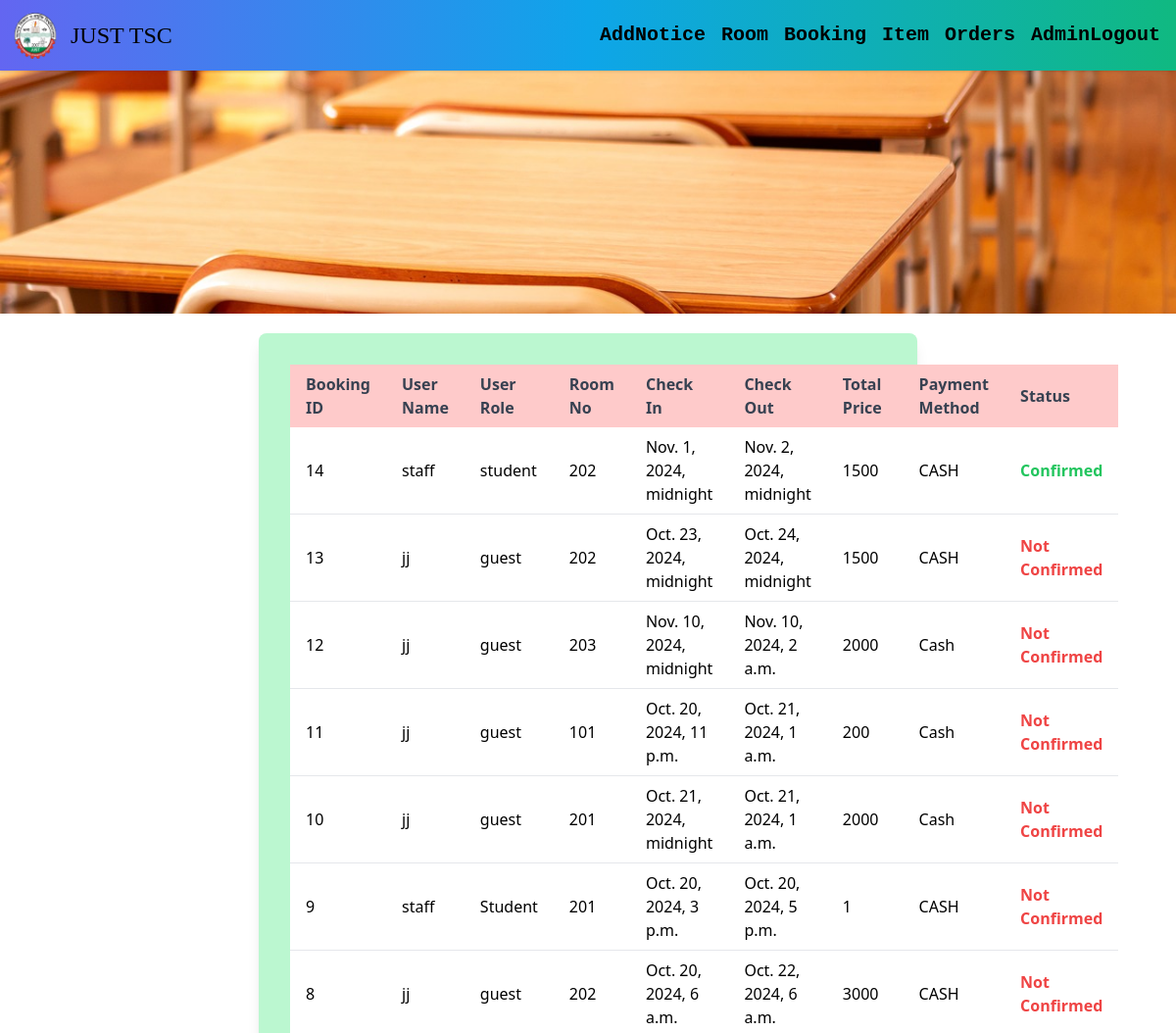
/user_booking_list (signed in, upper part), run on an earlier commit of the app's database.
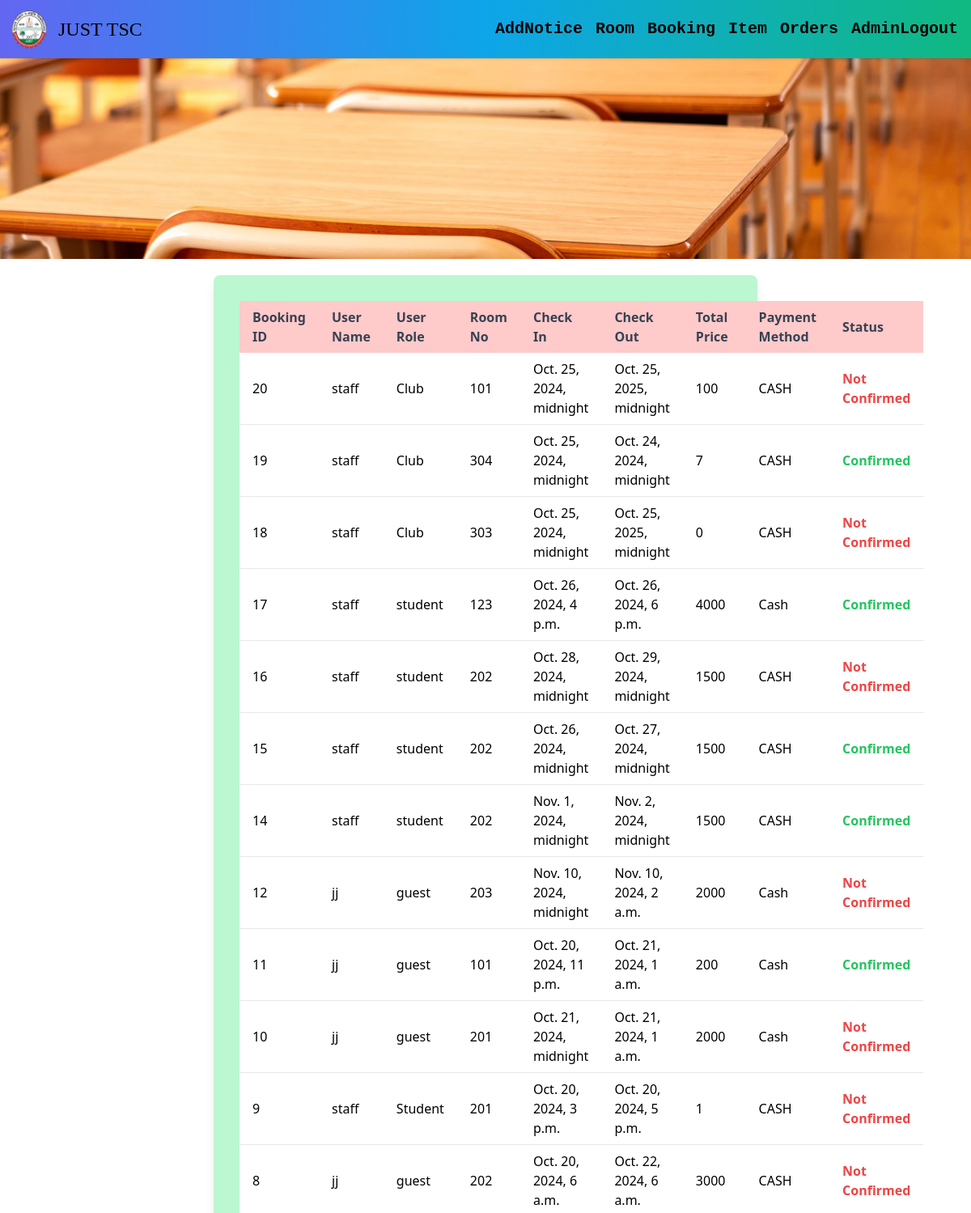
And on a later commit of the database.
### TSC/models.py (models this page shows, shortened)
class Booking(models.Model):
    PAYMENT_CHOICES = [
        ('CASH', 'CASH'),
        ('E-Payment', 'E-Payment'),
    ]
    booking_id = models.AutoField(primary_key=True)
    user=models.ForeignKey(settings.AUTH_USER_MODEL,on_delete=models.CASCADE)
    email = models.EmailField()
    room = models.ForeignKey(Room, on_delete=models.SET_NULL,null=True,blank=True)
    check_in=models.DateTimeField()
    check_out=models.DateTimeField()
    tot_price=models.IntegerField(default=0)
    payment_method = models.CharField(max_length=10, choices=PAYMENT_CHOICES, default='CASH')
    confirmed = models.IntegerField(default=0)
    role=models.CharField(max_length=10,default="Student")

class Room(models.Model):
    current_status=[
        ('Available for booking','Available for booking'),
        ('Not available currently','Not available currently'),
        ('Not for Booking','Not for booking'),
    ]
    room=models.CharField(max_length=50)
    roomtype = models.ForeignKey(Room_Type, on_delete=models.SET_NULL,null=True,blank=True)
    capacity=models.IntegerField(default=0)
    status = models.CharField(null=True,blank=True,max_length=50, choices=current_status)
    description=models.TextField(null=True,blank=True)
    img=models.FileField(upload_to='img')
    price=models.IntegerField(default=0)
    def __str__(self) -> str:
        return self.room

### TSC/views.py (the view)
# urls.py: path('user_booking_list',views.UserBookingList,name="user_booking_list"),
@custom_login_required
def UserBookingList(request):
    user=request.user
    booking_list=Booking.objects.all().order_by('-booking_id')
    return render(request,'user_booking_list.html',{'booking_list':booking_list})

### TSC/views.py (called while the page is built)
def custom_login_required(function=None, redirect_field_name='next', login_url=None):
    @wraps(function)
    def _wrapped_view(request, *args, **kwargs):
        if not request.user.is_authenticated:
            messages.info(request, "You need to log in first to access this page.")
            return redirect('login')
        return function(request, *args, **kwargs)
    return _wrapped_view

### templates/user_booking_list.html (shortened to what this page needs)
{% extends "image.html" %}
{% block first %}
<div class="container mx-auto mt-5 mb-20">
    <form class="w-full sm:max-w-lg md:max-w-2xl lg:max-w-10xl xl:max-w-6xl mx-auto bg-green-200 p-8 rounded-lg shadow-lg">
        <table class="w-full text-left table-auto">
            <thead>
                <tr class="bg-red-200 text-gray-700">
                    <th scope="col" class="px-4 py-2">Booking ID</th>
                    <th scope="col" class="px-4 py-2">User Name</th>
                    <th scope="col" class="px-4 py-2">User Role</th>
                    <th scope="col" class="px-4 py-2">Room No</th>
                    <th scope="col" class="px-4 py-2">Check In</th>
                    <th scope="col" class="px-4 py-2">Check Out</th>
                    <th scope="col" class="px-4 py-2">Total Price</th>
                    <th scope="col" class="px-4 py-2">Payment Method</th>
                    <th scope="col" class="px-4 py-2">Status</th>
                </tr>
            </thead>
            <tbody>
                {% for bl in booking_list %}
                <tr class="bg-white border-b border-gray-200">
                    <td class="px-4 py-2">{{ bl.booking_id }}</td>
                    <td class="px-4 py-2">{{ bl.user }}</td>
                    <td class="px-4 py-2">{{ bl.role }}</td>
                    <td class="px-4 py-2">{{ bl.room }}</td>
                    <td class="px-4 py-2">{{ bl.check_in }}</td>
                    <td class="px-4 py-2">{{ bl.check_out }}</td>
                    <td class="px-4 py-2">{{ bl.tot_price }}</td>
                    <td class="px-4 py-2">{{ bl.payment_method }}</td>
                    {% if bl.confirmed == 1 %}
                        <td class="px-4 py-2 text-green-500 font-semibold">Confirmed</td>
                    {% else %}
                        <td class="px-4 py-2 text-red-500 font-semibold">Not Confirmed</td>
                    {% endif %}
                </tr>
                {% endfor %}
            </tbody>
        </table>
    </form>
</div>
{% endblock %}

What changed in the data, as far as the page shows it:
removed Booking: booking_id "13", user "jj", role "guest", room "202", check_in "Oct. 23, 2024, midnight", check_out "Oct. 24, 2024, midnight", tot_price "1500", payment_method "CASH", confirmed "Not Confirmed"
added Booking: booking_id "20", user "staff", role "Club", room "101", check_in "Oct. 25, 2024, midnight", check_out "Oct. 25, 2025, midnight", tot_price "100", payment_method "CASH", confirmed "Not Confirmed"
added Booking: booking_id "19", user "staff", role "Club", room "304", check_in "Oct. 25, 2024, midnight", check_out "Oct. 24, 2024, midnight", tot_price "7", payment_method "CASH", confirmed "Confirmed"
added Booking: booking_id "18", user "staff", role "Club", room "303", check_in "Oct. 25, 2024, midnight", check_out "Oct. 25, 2025, midnight", tot_price "0", payment_method "CASH", confirmed "Not Confirmed"
added Booking: booking_id "17", user "staff", role "student", room "123", check_in "Oct. 26, 2024, 4 p.m.", check_out "Oct. 26, 2024, 6 p.m.", tot_price "4000", payment_method "Cash", confirmed "Confirmed"
added Booking: booking_id "16", user "staff", role "student", room "202", check_in "Oct. 28, 2024, midnight", check_out "Oct. 29, 2024, midnight", tot_price "1500", payment_method "CASH", confirmed "Not Confirmed"
added Booking: booking_id "15", user "staff", role "student", room "202", check_in "Oct. 26, 2024, midnight", check_out "Oct. 27, 2024, midnight", tot_price "1500", payment_method "CASH", confirmed "Confirmed"
changed Booking "Oct. 20, 2024, 11 p.m.": confirmed "Not Confirmed" → "Confirmed"
